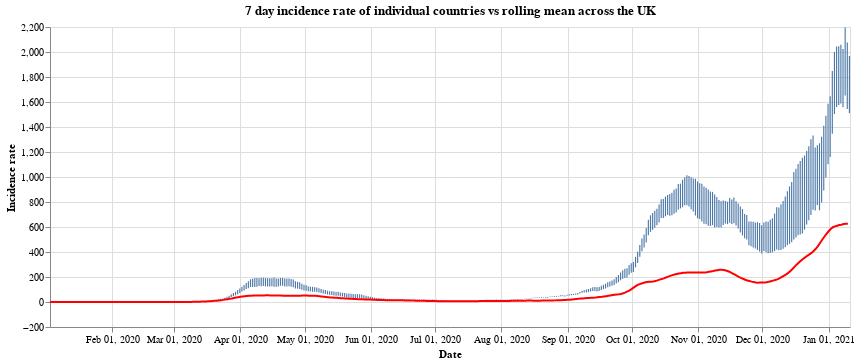

The notebook cell saved with this chart:
### Code cell
#collapse
countries = uk_cases['areaName'].unique()
countries.sort()

selection = alt.selection_single(
    name='Select',
    fields=['areaName'],
    init={'areaName': 'Wales'},
    bind={'areaName': alt.binding_select(options=countries)}
)

# scatter plot, modify opacity based on selection
bars = alt.Chart(uk_cases).mark_bar().add_selection(
    selection
).encode(
    x=alt.X("yearmonthdate(date):T", axis=alt.Axis(title='Date')),
    y=alt.Y("weeklyCasesRate:Q", axis=alt.Axis(title='Incidence rate')),
    tooltip='weeklyCasesRate:Q',
    opacity=alt.condition(selection, alt.value(1), alt.value(0))
).properties(title=f'7 day incidence rate of individual countries vs rolling mean across the UK', width=800)

line = alt.Chart(overview_cases).mark_line(
    color='red',
    size=2,
).transform_window(
    rolling_mean='mean(weeklyCasesRate)',
    frame=[0, 7]
).encode(
    x='yearmonthdate(date):T',
    y='rolling_mean:Q'
)

alt.layer(bars, line)

### Figure 1 — Vega-Lite specification as saved in the notebook (floating-point values rounded to 4 significant figures; data arrays with more than 128 entries replaced by an {"elided": "..."} marker saying what was removed)
{"config": {"view": {"continuousWidth": 400, "continuousHeight": 300}}, "layer": [{"data": {"name": "data-8f61de05055d27d8ffb85197e046f844"}, "mark": "bar", "encoding": {"opacity": {"condition": {"value": 1, "selection": "Select"}, "value": 0}, "tooltip": {"type": "quantitative", "field": "weeklyCasesRate"}, "x": {"type": "temporal", "axis": {"title": "Date"}, "field": "date", "timeUnit": "yearmonthdate"}, "y": {"type": "quantitative", "axis": {"title": "Incidence rate"}, "field": "weeklyCasesRate"}}, "selection": {"Select": {"type": "single", "fields": ["areaName"], "init": {"areaName": "Wales"}, "bind": {"areaName": {"input": "select", "options": ["England", "Northern Ireland", "Scotland", "Wales"]}}}}, "title": "7 day incidence rate of individual countries vs rolling mean across the UK", "width": 800}, {"data": {"name": "data-85c3695cc3655941e2e7fe43d362fc4e"}, "mark": {"type": "line", "color": "red", "size": 2}, "encoding": {"x": {"type": "temporal", "field": "date", "timeUnit": "yearmonthdate"}, "y": {"type": "quantitative", "field": "rolling_mean"}}, "transform": [{"window": [{"op": "mean", "field": "weeklyCasesRate", "as": "rolling_mean"}], "frame": [0, 7]}]}], "$schema": "https://vega.github.io/schema/vega-lite/v4.8.1.json", "datasets": {"data-8f61de05055d27d8ffb85197e046f844": {"elided": "1496 records"}, "data-85c3695cc3655941e2e7fe43d362fc4e": {"elided": "374 records"}}}
